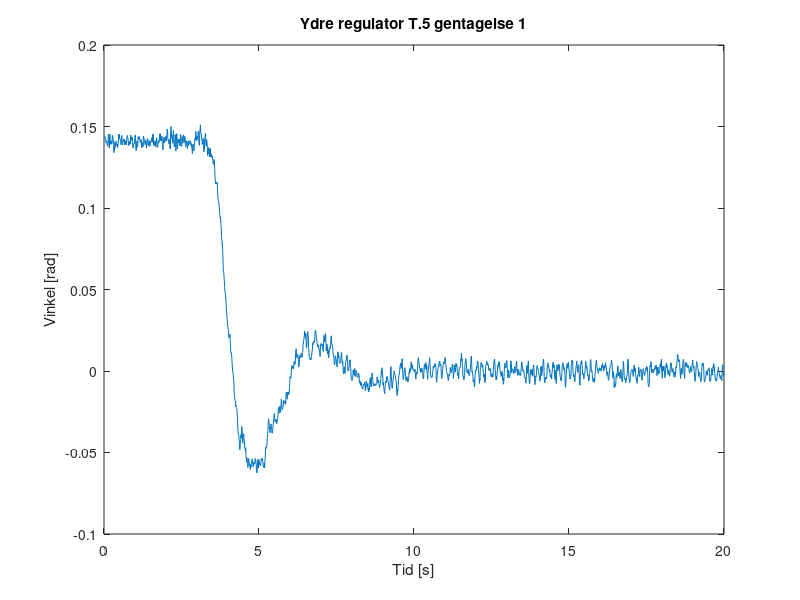

Reproduce this figure in MATLAB. (Note: this script raises an error after producing the figure.)
clc
clear all
close all

load('dataYdre.mat');
load('dataYdre3.mat');

realdata=[dataYdre(1:39869);dataYdre3(1:10264)];

n=2000;
for i = 1:n
    tid(i) = 0.01 * i;
end




data(:,1)=realdata(851:2850);
data(:,2)=realdata(4401:6400);
data(:,3)=realdata(7901:9900);
data(:,4)=realdata(12101:14100);
data(:,5)=realdata(14401:16400);
data(:,6)=realdata(19551:21550);
data(:,7)=realdata(23551:25550);
data(:,8)=realdata(27401:29400);
data(:,9)=realdata(31101:33100);
data(:,10)=realdata(36751:38750);

for i = 1:10
    dataFilt(1,i) = data(1,i);
    dataFilt(2,i) = (data(1,i) + data(2,i))/2;
end

for i = 1:10
    for ii=1:1998
        dataFilt(ii+2,i)=(data(ii,i)+data(ii+1,i)+data(ii+2,i))/3;
    end
end


temp = zeros(10);

for i=1:10
    for ii=1001:2000
        temp(i) = temp(i) + dataFilt(ii,i);
    end
end


offset = temp/1000;

for i=1:10
    figure(i);
    plot(tid,dataFilt(:,i)-offset(i));
    a=sprintf('Ydre regulator T.5 gentagelse %d',i);
    title(a)
    ylabel("Vinkel [rad]");
    xlabel("Tid [s]");
    yline(0.0175);
    yline(-0.0175);
end



%plot(data);

